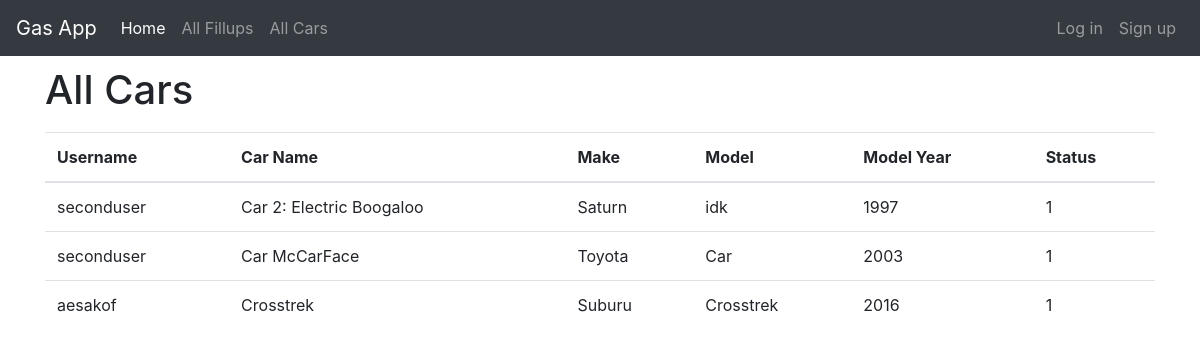
The page /all/cars/ on the database as committed earlier.
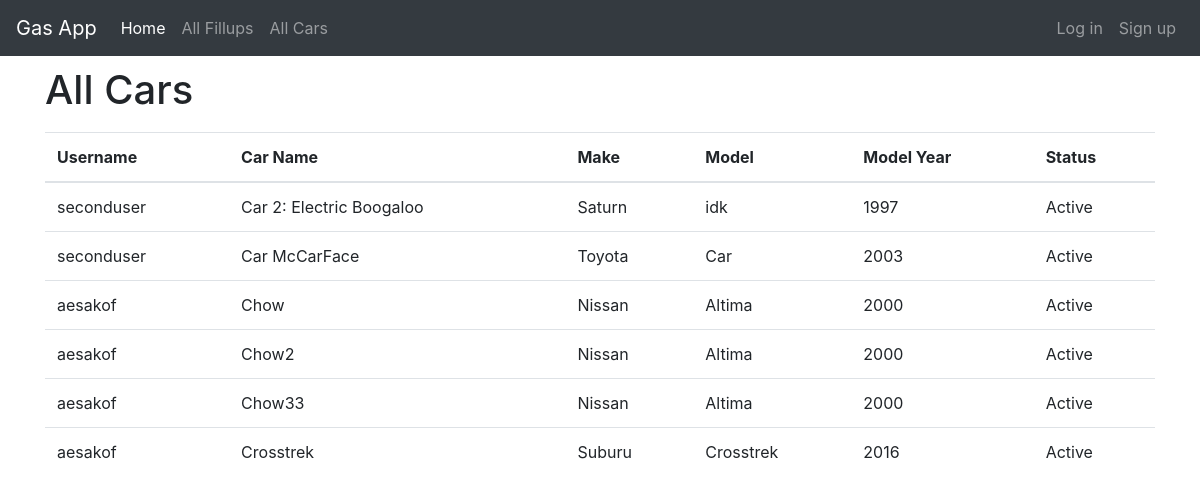
The same page on the database as committed later.
### fillups/models.py (models this page shows, shortened)
class Car(models.Model):
    username = models.ForeignKey(User,on_delete=models.CASCADE)
    name = models.CharField(max_length=25)
    make = models.CharField(max_length=25)
    model = models.CharField(max_length=25)
    model_year = models.IntegerField(choices=MODEL_YEARS)
    status = models.CharField(max_length=10,choices=STATUS,default='Active')

### fillups/views.py (the view)
# urls.py: path('all/cars/',views.AllCarListView.as_view(),name='all_car_list'),
class AllCarListView(ListView):
    template_name = 'fillups/all_car_list.html'
    model = Car
    context_object_name = 'all_car_list'
    ordering = ['name']

### fillups/templates/fillups/all_car_list.html
{% extends 'base.html' %}
{% block content %}
<div class="centerstage">
  <h1>All Cars</h1>
  <table class="table">
    <thead>
      <tr>
        <th>Username</th>
        <th>Car Name</th>
        <th>Make</th>
        <th>Model</th>
        <th>Model Year</th>
        <th>Status</th>
      </tr>
    </thead>
    <tbody>
      {% for car in all_car_list %}
        <div class="car">
          <tr>
            <td>{{ car.username }}</td>
            <td>{{ car.name }}</td>
            <td>{{ car.make }}</td>
            <td>{{ car.model }}</td>
            <td>{{ car.model_year }}</td>
            <td>{{ car.status }}</td>
          </tr>
        </div>
      {% endfor %}
    </tbody>
  </table>
</div>
{% endblock %}

Rows that differ between the two databases and show on the page:
changed Car "Car 2: Electric Boogaloo": status "1" → "Active"
changed Car "Car McCarFace": status "1" → "Active"
added Car: username "aesakof", name "Chow", make "Nissan", model "Altima", model_year "2000", status "Active"
added Car: username "aesakof", name "Chow2", make "Nissan", model "Altima", model_year "2000", status "Active"
added Car: username "aesakof", name "Chow33", make "Nissan", model "Altima", model_year "2000", status "Active"
changed Car "Crosstrek": status "1" → "Active"
